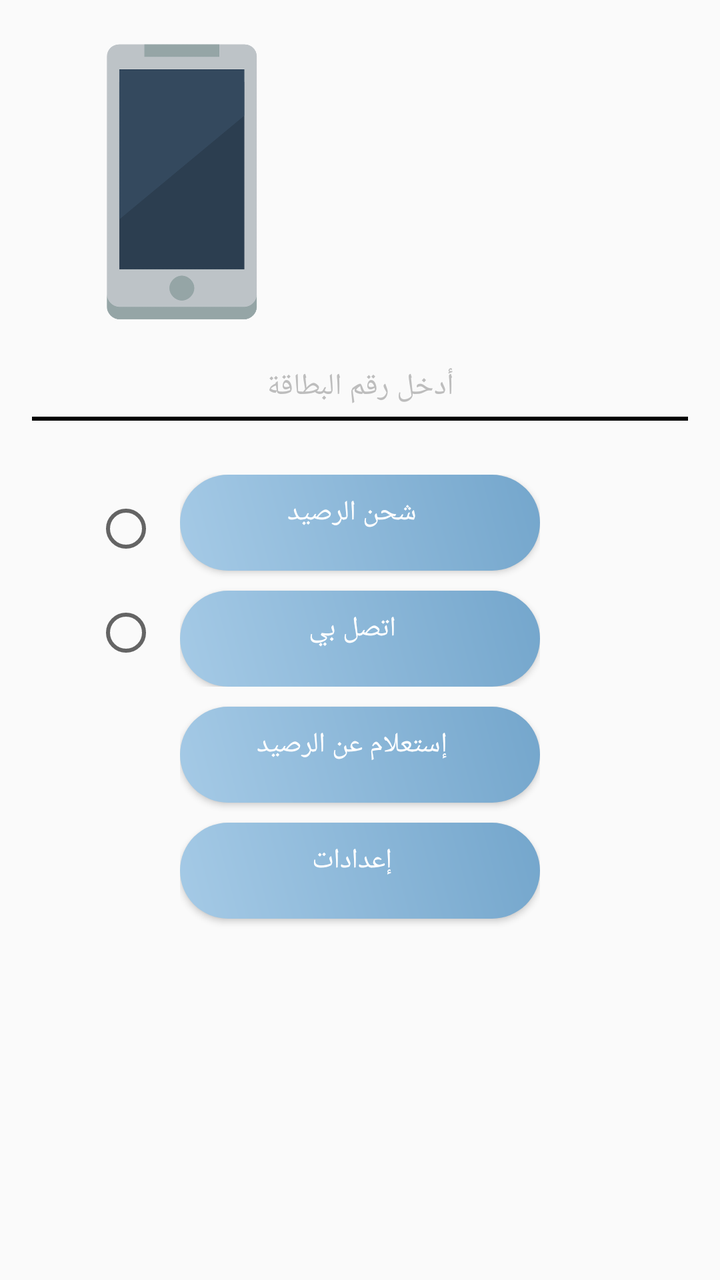
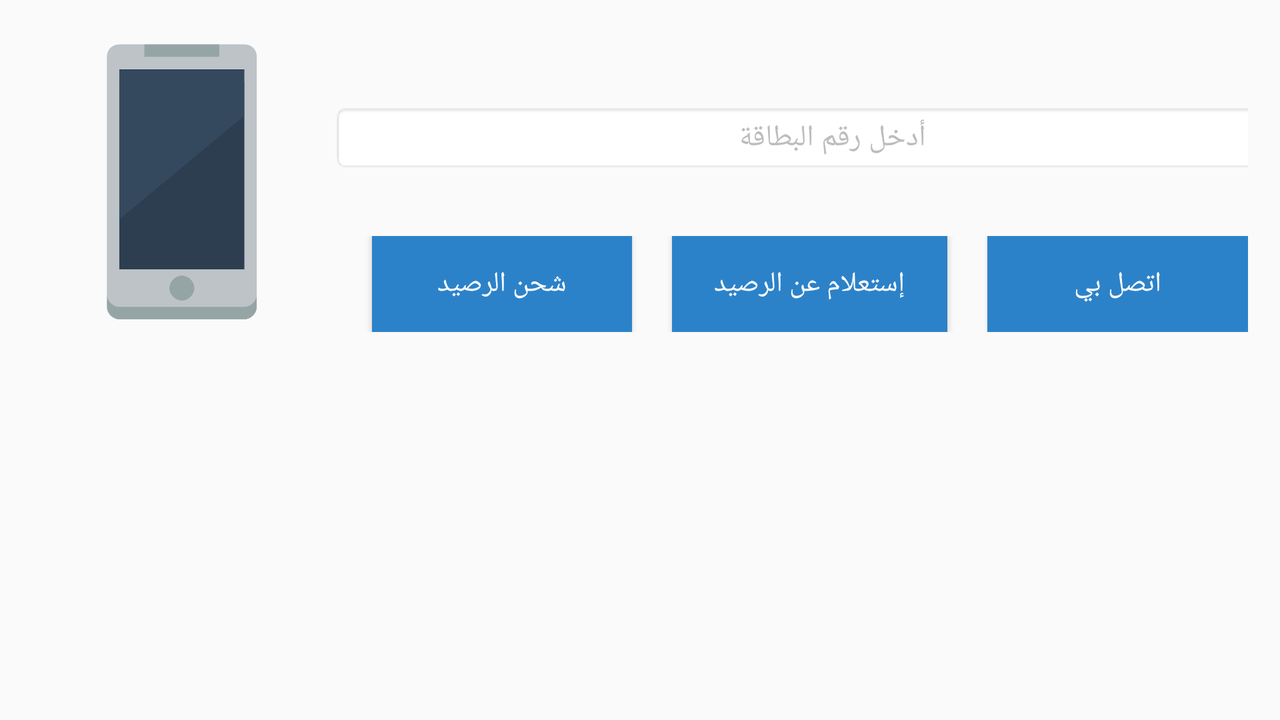

One screen, two layout resources from the same app: the default and the repository's alternative for another configuration. Each is rendered where Android would select it; the XML of both is given below.
<!-- AndroidManifest.xml: application theme AppTheme -->
<!-- res/layout/activity_main.xml -->
<?xml version="1.0" encoding="utf-8"?>
<RelativeLayout xmlns:android="http://schemas.android.com/apk/res/android"
    xmlns:tools="http://schemas.android.com/tools"
    android:layout_width="match_parent"
    android:layout_height="match_parent"
    android:paddingBottom="@dimen/activity_vertical_margin"
    android:paddingLeft="@dimen/activity_horizontal_margin"
    android:paddingRight="@dimen/activity_horizontal_margin"
    android:paddingTop="@dimen/activity_vertical_margin"
    tools:context="com.example.mmhh2.myapplication.MainActivity"
    android:id="@+id/mainHome">

    <LinearLayout
        android:orientation="vertical"
        android:layout_width="match_parent"
        android:layout_height="wrap_content"
        android:weightSum="1"
        android:id="@+id/imgNum"
        android:layout_alignParentTop="true"
        android:layout_alignParentLeft="true"
        android:layout_alignParentStart="false"
        android:layout_alignParentRight="true"
        android:layout_alignParentEnd="false">

        <ImageView
            android:layout_width="150dp"
            android:layout_height="150dp"
            android:id="@+id/imageMobile"
            android:background="@drawable/image1"
            android:contentDescription="Mobile" />

        <EditText
            android:layout_width="fill_parent"
            android:layout_height="wrap_content"
            android:inputType="number"
            android:ems="10"
            android:id="@+id/numCard"
            android:padding="7dp"
            android:layout_marginBottom="10dp"
            android:layout_marginTop="10dp"
            android:gravity="center"
            android:linksClickable="false"
            android:longClickable="false"
            android:nestedScrollingEnabled="false"
            android:textIsSelectable="false"
            android:textSize="15dp"
            android:allowUndo="false"
            android:autoText="false"
            android:clickable="false"
            android:editable="false"
            android:elegantTextHeight="false"
            android:forceHasOverlappingRendering="false"

            android:contextClickable="false"
            android:textColor="@color/switch_thumb_disabled_material_light"
            android:text="@string/card"
            android:background="@drawable/abc_cab_background_top_mtrl_alpha" />

    </LinearLayout>

    <LinearLayout
        android:orientation="horizontal"
        android:layout_width="wrap_content"
        android:layout_height="wrap_content"
        android:id="@+id/linearRadio"
        android:layout_marginTop="17dp"
        android:layout_below="@+id/imgNum"
        android:layout_alignLeft="@+id/btnCS"
        android:layout_alignEnd="@+id/btnCS">

        <RadioGroup
            android:layout_width="43dp"
            android:layout_height="match_parent"
            android:orientation="vertical"
            android:id="@+id/radioGroup"
            android:layout_below="@+id/btnCS"
            android:layout_alignParentRight="true"
            android:layout_alignParentStart="true"
            android:gravity="center_vertical">

            <RadioButton
                android:layout_width="match_parent"
                android:layout_height="wrap_content"
                android:id="@+id/radioCharge"
                android:layout_marginBottom="10dp" />

            <RadioButton
                android:layout_width="match_parent"
                android:layout_height="wrap_content"
                android:id="@+id/radioContact"
                android:layout_marginTop="10dp" />
        </RadioGroup>

        <LinearLayout
            android:orientation="vertical"
            android:layout_width="wrap_content"
            android:layout_height="wrap_content"
            android:id="@+id/btnCC">

            <Button
                android:layout_width="180dp"
                android:layout_height="wrap_content"
                android:text="@string/recharge"
                android:id="@+id/btnCharge"
                android:textColor="@color/abc_primary_text_disable_only_material_dark"
                android:background="@drawable/buttoncolornew"
                android:layout_marginBottom="10dp" />

            <Button
                android:layout_width="180dp"
                android:layout_height="wrap_content"
                android:text="@string/contact_me"
                android:id="@+id/btnContact"
                android:background="@drawable/buttoncolornew"
                android:textColor="@color/abc_primary_text_material_dark" />

        </LinearLayout>

    </LinearLayout>

    <LinearLayout
        android:layout_width="wrap_content"
        android:layout_height="wrap_content"
        android:orientation="vertical"
        android:weightSum="1"
        android:id="@+id/btnCS"
        android:layout_below="@+id/linearRadio"
        android:layout_centerHorizontal="true">

        <Button
            android:layout_width="180dp"
            android:layout_height="wrap_content"
            android:text="@string/inquire_balance"
            android:id="@+id/btnCheck"
            android:background="@drawable/buttoncolornew"
            android:layout_marginTop="10dp"
            android:textColor="@color/abc_primary_text_material_dark" />

        <Button
            android:layout_width="180dp"
            android:layout_height="wrap_content"
            android:text="@string/settings"
            android:id="@+id/btnSettings"
            android:background="@drawable/buttoncolornew"
            android:layout_marginTop="10dp"
            android:textColor="@color/abc_primary_text_material_dark"
            android:focusableInTouchMode="false"
            android:clickable="true"
            android:layout_marginBottom="10dp" />


    </LinearLayout>

</RelativeLayout>
<!-- resources referenced by this layout -->
<resources>
  <dimen name="activity_horizontal_margin">16dp</dimen>
  <dimen name="activity_vertical_margin">16dp</dimen>
  <!-- drawable buttoncolornew (drawable) -->
  <?xml version="1.0" encoding="utf-8"?>
  <shape xmlns:android="http://schemas.android.com/apk/res/android"
      android:shape="rectangle">
      <gradient android:startColor="#A5CAE6"
          android:endColor="#74A6CC" android:angle="45">
  
      </gradient>
  
      <corners android:radius="70dp"/>
      <padding android:bottom="5pt" android:left="6pt" android:right="10pt">
      </padding>
  </shape>
  <!-- drawable image1: png bitmap (drawable-hdpi, 8820 bytes) -->
  <string name="card">أدخل رقم البطاقة</string>
  <string name="contact_me">اتصل بي</string>
  <string name="inquire_balance">إستعلام عن الرصيد</string>
  <string name="recharge">شحن الرصيد</string>
  <string name="settings">إعدادات</string>
  <style name="AppTheme" parent="Theme.AppCompat.Light.DarkActionBar">
          
          <item name="colorPrimary">@color/colorPrimary</item>
          <item name="colorPrimaryDark">@color/colorPrimaryDark</item>
          <item name="colorAccent">@color/colorAccent</item>
  
      </style>
  <color name="colorPrimary">#3F51B5</color>
  <color name="colorPrimaryDark">#303F9F</color>
  <color name="colorAccent">#FF4081</color>
</resources>
<!-- res/layout-land/activity_main.xml (the repository's variant of the layout above) -->
<!-- drawn on the phone turned sideways -->
<?xml version="1.0" encoding="utf-8"?>
<RelativeLayout xmlns:android="http://schemas.android.com/apk/res/android"
    xmlns:tools="http://schemas.android.com/tools"
    android:layout_width="match_parent"
    android:layout_height="match_parent"
    android:paddingBottom="@dimen/activity_vertical_margin"
    android:paddingLeft="@dimen/activity_horizontal_margin"
    android:paddingRight="@dimen/activity_horizontal_margin"
    android:paddingTop="@dimen/activity_vertical_margin"
    tools:context="com.example.mmhh2.myapplication.MainActivity">

    <LinearLayout
        android:orientation="horizontal"
        android:layout_width="wrap_content"
        android:layout_height="wrap_content"
        android:id="@+id/linearLayout2"
        android:layout_alignBottom="@+id/linearLayout"
        android:layout_alignParentRight="true"
        android:layout_alignParentEnd="true"
        android:layout_alignLeft="@+id/linearLayout3"
        android:layout_alignStart="@+id/linearLayout3">

        <Button
            android:layout_width="wrap_content"
            android:layout_height="wrap_content"
            android:text="@string/recharge"
            android:id="@+id/btnCharge"
            android:background="@color/blue"
            android:textColor="@color/abc_primary_text_disable_only_material_dark"
            android:layout_marginLeft="20dp"
            android:layout_weight="0.3" />

        <Button
            android:layout_width="wrap_content"
            android:layout_height="wrap_content"
            android:text="@string/inquire_balance"
            android:id="@+id/btnCheck"
            android:background="@color/blue"
            android:textColor="@color/abc_primary_text_material_dark"
            android:layout_marginLeft="20dp"
            android:layout_weight="0.3" />

        <Button
            android:layout_width="wrap_content"
            android:layout_height="wrap_content"
            android:text="@string/contact_me"
            android:id="@+id/button"
            android:background="@color/blue"
            android:textColor="@color/abc_primary_text_material_dark"
            android:layout_weight="0.3"
            android:layout_marginLeft="20dp" />

    </LinearLayout>

    <LinearLayout
        android:orientation="vertical"
        android:layout_width="wrap_content"
        android:layout_height="wrap_content"
        android:id="@+id/linearLayout"
        android:layout_alignParentTop="true"
        android:layout_alignParentLeft="true"
        android:layout_alignParentStart="true">

        <ImageView
            android:layout_width="150dp"
            android:layout_height="150dp"
            android:id="@+id/imageView2"
            android:background="@drawable/image1"
            android:layout_alignBottom="@+id/linearLayout2"
            android:layout_alignParentLeft="true"
            android:layout_alignParentStart="true" />
    </LinearLayout>

    <LinearLayout
        android:orientation="horizontal"
        android:layout_width="wrap_content"
        android:layout_height="wrap_content"
        android:id="@+id/linearLayout3"
        android:layout_above="@+id/linearLayout2"
        android:layout_toRightOf="@+id/linearLayout"
        android:layout_toEndOf="@+id/linearLayout"
        android:layout_marginBottom="32dp">

        <EditText
            android:layout_width="500dp"
            android:layout_height="wrap_content"
            android:inputType="number"
            android:id="@+id/numCard"
            android:layout_gravity="center_horizontal"
            android:padding="7dp"
            android:gravity="center"
            android:linksClickable="false"
            android:longClickable="false"
            android:nestedScrollingEnabled="false"
            android:textIsSelectable="false"
            android:textSize="15dp"
            android:allowUndo="false"
            android:autoText="false"
            android:clickable="false"
            android:editable="false"
            android:elegantTextHeight="false"
            android:forceHasOverlappingRendering="false"
            android:contextClickable="false"
            android:textColor="@color/switch_thumb_disabled_material_light"
            android:text="@string/card"
            android:background="@android:drawable/editbox_background_normal"
            android:layout_above="@+id/linearLayout2"
            android:layout_toRightOf="@+id/linearLayout"
            android:layout_toEndOf="@+id/linearLayout" />
    </LinearLayout>

</RelativeLayout>
<!-- resources referenced by the variant -->
<!-- as the phone turned sideways resolves them -->
<resources>
  <color name="blue">#2C82C9</color>
  <dimen name="activity_horizontal_margin">16dp</dimen>
  <dimen name="activity_vertical_margin">16dp</dimen>
  <!-- drawable image1: png bitmap (drawable-hdpi, 8820 bytes) -->
  <string name="card">أدخل رقم البطاقة</string>
  <string name="contact_me">اتصل بي</string>
  <string name="inquire_balance">إستعلام عن الرصيد</string>
  <string name="recharge">شحن الرصيد</string>
  <style name="AppTheme" parent="Theme.AppCompat.Light.DarkActionBar">
          
          <item name="colorPrimary">@color/colorPrimary</item>
          <item name="colorPrimaryDark">@color/colorPrimaryDark</item>
          <item name="colorAccent">@color/colorAccent</item>
  
      </style>
  <color name="colorPrimary">#3F51B5</color>
  <color name="colorPrimaryDark">#303F9F</color>
  <color name="colorAccent">#FF4081</color>
</resources>
